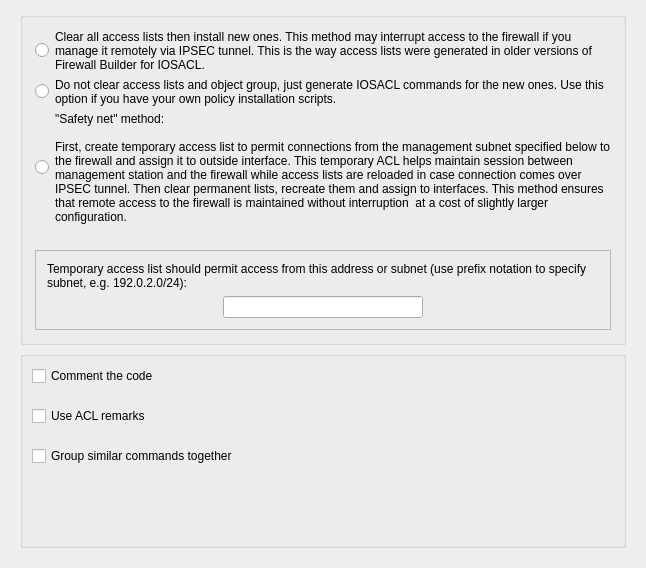
     <widget class="QWidget" name="script_options_tab">
      <attribute name="title">
       <string>Script Options</string>
      </attribute>
      <layout class="QGridLayout">
       <property name="leftMargin">
        <number>20</number>
       </property>
       <property name="topMargin">
        <number>12</number>
       </property>
       <property name="rightMargin">
        <number>20</number>
       </property>
       <property name="bottomMargin">
        <number>20</number>
       </property>
       <item row="1" column="0">
        <widget class="QGroupBox" name="frame170">
         <property name="sizePolicy">
          <sizepolicy hsizetype="Expanding" vsizetype="Expanding">
           <horstretch>0</horstretch>
           <verstretch>0</verstretch>
          </sizepolicy>
         </property>
         <property name="title">
          <string/>
         </property>
         <layout class="QGridLayout" name="gridLayout_7">
          <property name="verticalSpacing">
           <number>20</number>
          </property>
          <item row="0" column="0">
           <widget class="QCheckBox" name="iosacl_include_comments">
            <property name="toolTip">
             <string>Insert comments into generated IOSACL configuration file</string>
            </property>
            <property name="text">
             <string>Comment the code</string>
            </property>
           </widget>
          </item>
          <item row="1" column="0">
           <widget class="QCheckBox" name="iosacl_use_acl_remarks">
            <property name="toolTip">
             <string>Insert comments into generated IOSACL configuration file</string>
            </property>
            <property name="text">
             <string>Use ACL remarks</string>
            </property>
           </widget>
          </item>
          <item row="2" column="0">
           <widget class="QCheckBox" name="iosacl_regroup_commands">
            <property name="toolTip">
             <string>Group IOSACL commands in the script so that similar commands appear next to each other, just like IOSACL does it when you use 'show config'</string>
            </property>
            <property name="text">
             <string>Group similar commands together</string>
            </property>
           </widget>
          </item>
          <item row="3" column="0">
           <spacer name="verticalSpacer">
            <property name="orientation">
             <enum>Qt::Vertical</enum>
            </property>
            <property name="sizeHint" stdset="0">
             <size>
              <width>20</width>
              <height>70</height>
             </size>
            </property>
           </spacer>
          </item>
         </layout>
        </widget>
       </item>
       <item row="0" column="0">
        <widget class="QGroupBox" name="buttonGroup10">
         <property name="sizePolicy">
          <sizepolicy hsizetype="Preferred" vsizetype="Expanding">
           <horstretch>0</horstretch>
           <verstretch>0</verstretch>
          </sizepolicy>
         </property>
         <property name="title">
          <string/>
         </property>
         <layout class="QGridLayout">
          <property name="margin">
           <number>12</number>
          </property>
          <property name="spacing">
           <number>-1</number>
          </property>
          <item row="0" column="1">
           <widget class="QLabel" name="textLabel2_3">
            <property name="text">
             <string>Clear all access lists then install new ones. This method may interrupt access to the firewall if you manage it remotely via IPSEC tunnel. This is the way access lists were generated in older versions of Firewall Builder for IOSACL.</string>
            </property>
            <property name="alignment">
             <set>Qt::AlignVCenter</set>
            </property>
            <property name="wordWrap">
             <bool>true</bool>
            </property>
            <property name="buddy">
             <cstring>iosacl_acl_basic</cstring>
            </property>
           </widget>
          </item>
          <item row="1" column="1">
           <widget class="QLabel" name="textLabel3">
            <property name="focusPolicy">
             <enum>Qt::ClickFocus</enum>
            </property>
            <property name="text">
             <string>Do not clear access lists and object group, just generate IOSACL commands for the new ones. Use this option if you have your own policy installation scripts.</string>
            </property>
            <property name="alignment">
             <set>Qt::AlignVCenter</set>
            </property>
            <property name="wordWrap">
             <bool>true</bool>
            </property>
            <property name="buddy">
             <cstring>iosacl_acl_no_clear</cstring>
            </property>
           </widget>
          </item>
          <item row="3" column="1">
           <spacer>
            <property name="orientation">
             <enum>Qt::Vertical</enum>
            </property>
            <property name="sizeType">
             <enum>QSizePolicy::Expanding</enum>
            </property>
            <property name="sizeHint" stdset="0">
             <size>
              <width>20</width>
              <height>20</height>
             </size>
            </property>
           </spacer>
          </item>
          <item row="2" column="1">
           <widget class="QLabel" name="textLabel4">
            <property name="text">
             <string>&quot;Safety net&quot; method:

First, create temporary access list to permit connections from the management subnet specified below to the firewall and assign it to outside interface. This temporary ACL helps maintain session between management station and the firewall while access lists are reloaded in case connection comes over IPSEC tunnel. Then clear permanent lists, recreate them and assign to interfaces. This method ensures that remote access to the firewall is maintained without interruption  at a cost of slightly larger configuration.</string>
            </property>
            <property name="alignment">
             <set>Qt::AlignVCenter</set>
            </property>
            <property name="wordWrap">
             <bool>true</bool>
            </property>
            <property name="buddy">
             <cstring>iosacl_acl_substitution</cstring>
            </property>
           </widget>
          </item>
          <item row="4" column="0" colspan="2">
           <widget class="QFrame" name="frame5">
            <property name="frameShape">
             <enum>QFrame::StyledPanel</enum>
            </property>
            <property name="frameShadow">
             <enum>QFrame::Sunken</enum>
            </property>
            <layout class="QGridLayout">
             <property name="margin">
              <number>11</number>
             </property>
             <item row="0" column="0" colspan="3">
              <widget class="QLabel" name="iosacl_acl_temp_lbl">
               <property name="text">
                <string>Temporary access list should permit access from this address or subnet (use prefix notation to specify subnet, e.g. 192.0.2.0/24):</string>
               </property>
               <property name="alignment">
                <set>Qt::AlignVCenter</set>
               </property>
               <property name="wordWrap">
                <bool>true</bool>
               </property>
              </widget>
             </item>
             <item row="1" column="2">
              <spacer>
               <property name="orientation">
                <enum>Qt::Horizontal</enum>
               </property>
               <property name="sizeType">
                <enum>QSizePolicy::Expanding</enum>
               </property>
               <property name="sizeHint" stdset="0">
                <size>
                 <width>120</width>
                 <height>20</height>
                </size>
               </property>
              </spacer>
             </item>
             <item row="1" column="1">
              <widget class="QLineEdit" name="iosacl_acl_temp_addr">
               <property name="sizePolicy">
                <sizepolicy hsizetype="Fixed" vsizetype="Fixed">
                 <horstretch>0</horstretch>
                 <verstretch>0</verstretch>
                </sizepolicy>
               </property>
               <property name="minimumSize">
                <size>
                 <width>200</width>
                 <height>0</height>
                </size>
               </property>
               <property name="maximumSize">
                <size>
                 <width>120</width>
                 <height>32767</height>
                </size>
               </property>
              </widget>
             </item>
             <item row="1" column="0">
              <spacer>
               <property name="orientation">
                <enum>Qt::Horizontal</enum>
               </property>
               <property name="sizeType">
                <enum>QSizePolicy::Expanding</enum>
               </property>
               <property name="sizeHint" stdset="0">
                <size>
                 <width>110</width>
                 <height>20</height>
                </size>
               </property>
              </spacer>
             </item>
            </layout>
           </widget>
          </item>
          <item row="0" column="0">
           <widget class="QRadioButton" name="iosacl_acl_basic">
            <property name="sizePolicy">
             <sizepolicy hsizetype="Fixed" vsizetype="Fixed">
              <horstretch>0</horstretch>
              <verstretch>0</verstretch>
             </sizepolicy>
            </property>
            <property name="text">
             <string/>
            </property>
           </widget>
          </item>
          <item row="1" column="0">
           <widget class="QRadioButton" name="iosacl_acl_no_clear">
            <property name="sizePolicy">
             <sizepolicy hsizetype="Fixed" vsizetype="Fixed">
              <horstretch>0</horstretch>
              <verstretch>0</verstretch>
             </sizepolicy>
            </property>
            <property name="text">
             <string/>
            </property>
           </widget>
          </item>
          <item row="2" column="0">
           <widget class="QRadioButton" name="iosacl_acl_substitution">
            <property name="sizePolicy">
             <sizepolicy hsizetype="Fixed" vsizetype="Fixed">
              <horstretch>0</horstretch>
              <verstretch>0</verstretch>
             </sizepolicy>
            </property>
            <property name="text">
             <string/>
            </property>
           </widget>
          </item>
         </layout>
        </widget>
       </item>
      </layout>
     </widget>
